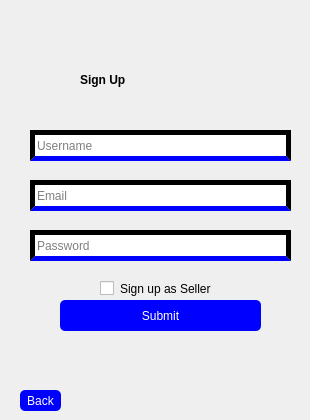
          <widget class="QWidget" name="sign_up_page">
           <widget class="QFrame" name="sign_in_frame_2">
            <property name="geometry">
             <rect>
              <x>10</x>
              <y>30</y>
              <width>291</width>
              <height>321</height>
             </rect>
            </property>
            <property name="styleSheet">
             <string notr="true">background-color: none;
border: none</string>
            </property>
            <property name="frameShape">
             <enum>QFrame::StyledPanel</enum>
            </property>
            <property name="frameShadow">
             <enum>QFrame::Raised</enum>
            </property>
            <widget class="QLineEdit" name="password_edit_2">
             <property name="geometry">
              <rect>
               <x>20</x>
               <y>200</y>
               <width>261</width>
               <height>31</height>
              </rect>
             </property>
             <property name="styleSheet">
              <string notr="true">font: 8pt &quot;CentSchbkCyrill BT&quot;;
text-decoration: none;
border: 5px solid;
border-bottom-color: blue</string>
             </property>
             <property name="text">
              <string/>
             </property>
             <property name="placeholderText">
              <string>Password</string>
             </property>
             <property name="clearButtonEnabled">
              <bool>true</bool>
             </property>
            </widget>
            <widget class="QLineEdit" name="user_name_email_line_2">
             <property name="geometry">
              <rect>
               <x>20</x>
               <y>100</y>
               <width>261</width>
               <height>31</height>
              </rect>
             </property>
             <property name="styleSheet">
              <string notr="true">font: 8pt &quot;CentSchbkCyrill BT&quot;;
text-decoration: none;
border: 5px solid;
border-bottom-color: blue</string>
             </property>
             <property name="text">
              <string/>
             </property>
             <property name="placeholderText">
              <string>Username</string>
             </property>
             <property name="clearButtonEnabled">
              <bool>true</bool>
             </property>
            </widget>
            <widget class="QLabel" name="sign_in_label_3">
             <property name="geometry">
              <rect>
               <x>70</x>
               <y>20</y>
               <width>151</width>
               <height>61</height>
              </rect>
             </property>
             <property name="styleSheet">
              <string notr="true">font: 28pt &quot;CentSchbkCyrill BT&quot;;</string>
             </property>
             <property name="text">
              <string>&lt;html&gt;&lt;head/&gt;&lt;body&gt;&lt;p&gt;&lt;span style=&quot; font-weight:600;&quot;&gt;Sign Up&lt;/span&gt;&lt;/p&gt;&lt;/body&gt;&lt;/html&gt;</string>
             </property>
            </widget>
            <widget class="QPushButton" name="submit_button">
             <property name="geometry">
              <rect>
               <x>50</x>
               <y>270</y>
               <width>201</width>
               <height>31</height>
              </rect>
             </property>
             <property name="styleSheet">
              <string notr="true">QPushButton {
                background-color: blue;
                border: none;
                border-radius: 5px;
				color: white;
            }
QPushButton:hover {
                background-color: #8f8f8f;
            }</string>
             </property>
             <property name="text">
              <string>Submit</string>
             </property>
            </widget>
            <widget class="QLineEdit" name="user_name_email_line_3">
             <property name="geometry">
              <rect>
               <x>20</x>
               <y>150</y>
               <width>261</width>
               <height>31</height>
              </rect>
             </property>
             <property name="styleSheet">
              <string notr="true">font: 8pt &quot;CentSchbkCyrill BT&quot;;
text-decoration: none;
border: 5px solid;
border-bottom-color: blue</string>
             </property>
             <property name="text">
              <string/>
             </property>
             <property name="placeholderText">
              <string>Email</string>
             </property>
             <property name="clearButtonEnabled">
              <bool>true</bool>
             </property>
            </widget>
            <widget class="QCheckBox" name="seller_check_box">
             <property name="geometry">
              <rect>
               <x>90</x>
               <y>250</y>
               <width>121</width>
               <height>17</height>
              </rect>
             </property>
             <property name="cursor">
              <cursorShape>PointingHandCursor</cursorShape>
             </property>
             <property name="text">
              <string>Sign up as Seller</string>
             </property>
             <property name="checked">
              <bool>false</bool>
             </property>
             <property name="tristate">
              <bool>false</bool>
             </property>
            </widget>
           </widget>
           <widget class="QPushButton" name="back_to_sign_in_button">
            <property name="geometry">
             <rect>
              <x>20</x>
              <y>390</y>
              <width>41</width>
              <height>21</height>
             </rect>
            </property>
            <property name="styleSheet">
             <string notr="true">QPushButton {
                background-color: blue;
                border: none;
                border-radius: 5px;
				color: white;
            }
QPushButton:hover {
                background-color: #8f8f8f;
            }</string>
            </property>
            <property name="text">
             <string>Back</string>
            </property>
           </widget>
          </widget>
